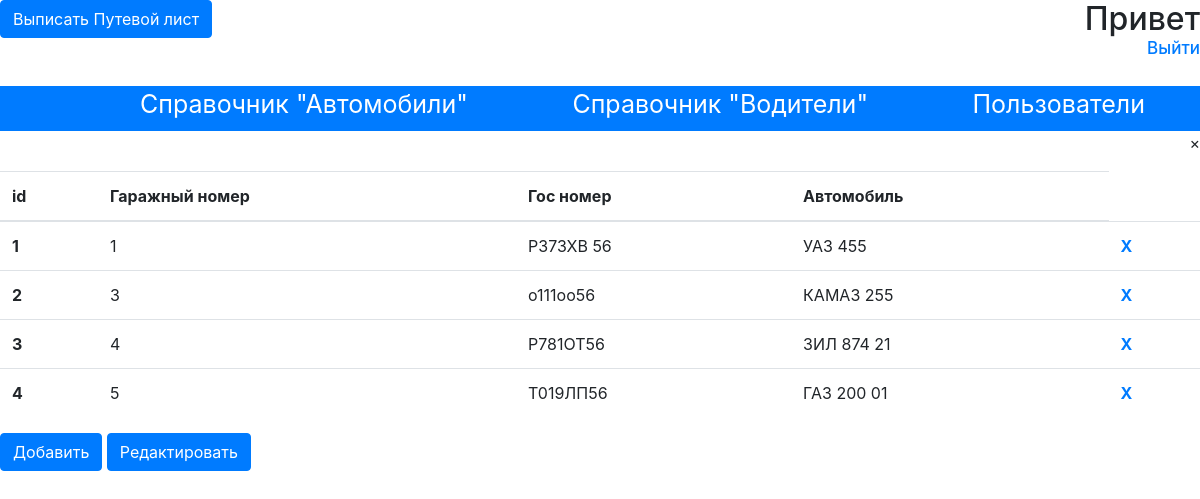
/admin.php, run on an earlier commit of the app's database.
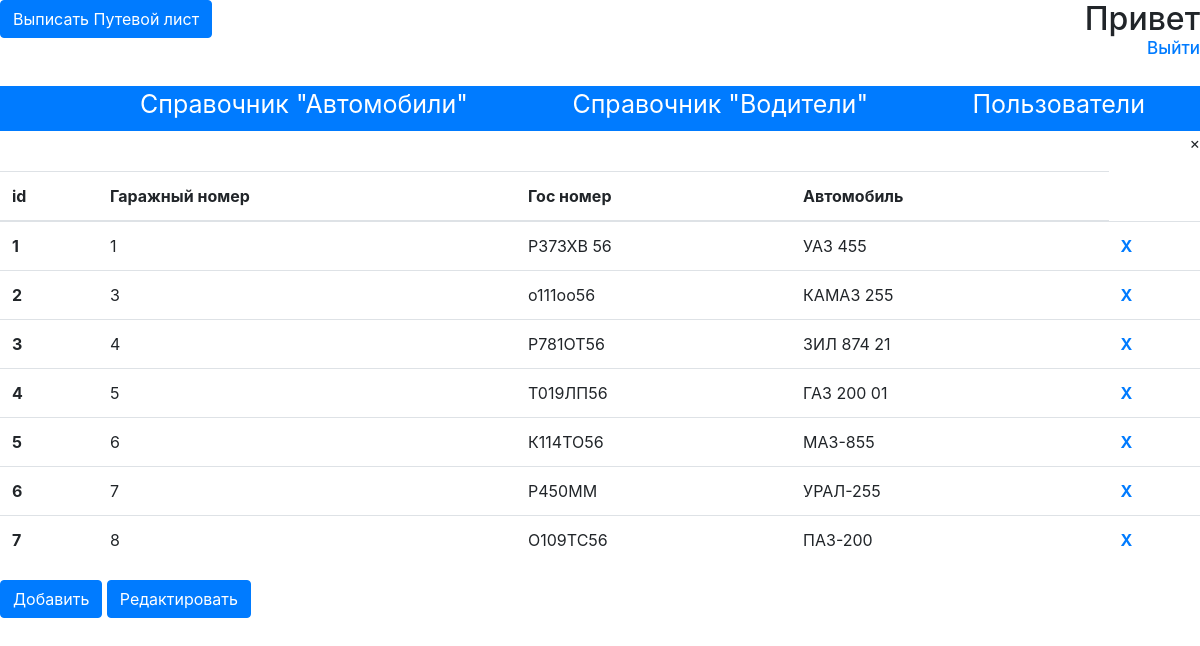
And on a later commit of the database.
### tables this page shows
CREATE TABLE `autos` (
  `id_auto` int(11) NOT NULL,
  `Гаражный номер` varchar(25) NOT NULL,
  `ГосНомер` varchar(25) NOT NULL,
  `Автомобиль` varchar(25) NOT NULL
);

### admin.php (the view, shortened to what this page needs)
<?php require_once('db.php') ?>
<?php
	$data_auto =  mysqli_query($db, "SELECT * FROM autos");
?>
<!DOCTYPE html>
<html lang="en">
<head>
	<link rel="stylesheet" href="style.css">
	<link rel="stylesheet" href="bootstrap/css/bootstrap.css">
</head>
<body>
	<h2 style="float: right;" id="add">Привет <a href="admin.php"><?php echo $_COOKIE['username']; ?></a><br> <a id="exit" href="logout.php">Выйти</a></h2>
    <a href="putevka.php" ><input type="submit" name="use" class="btn btn-primary" value="Выписать Путевой лист"> </a>
	<br> <br> <br>
	<div class="nav-bar">
		<ul>
			<li><a href="#" id="auto">Справочник "Автомобили"</a></li>
			<li><a href="#" id="sprav">Справочник "Водители"</a></li>
			<li><a href="#" id="user">Пользователи</a></li>
			<li><a href="#" id="obj">Объекты</a></li>
		</ul>
	</div>
<div class="autos">
	<p style="float: right; cursor: pointer;" id="close4">&times;</p>
	<table class="table">
		  <thead>
		    <tr>
		      <th scope="col">id</th>
		      <th scope="col">Гаражный номер</th>
		      <th scope="col">Гос номер</th>
		      <th scope="col">Автомобиль</th>
		    </tr>
		  </thead>
		  <tbody>
<?php
while($auto = mysqli_fetch_assoc($data_auto)){
?>
		    <tr>
		      <th scope="row"><?php echo $auto['id_auto'] ?></th>
		      <td><?php echo $auto['Гаражный номер'] ?></td>
		      <td><?php echo $auto['ГосНомер'] ?></td>
		      <td><?php echo $auto['Автомобиль'] ?></td>
		      <th><a href="?del=<?php echo $auto['id_auto'] ?>">X</a></th>
		    </tr>
<?php } ?>
		  </tbody>
	</table>
	<button type="button" class="btn btn-primary" data-toggle="modal" data-target="#avtoModal">
 	 Добавить
	</button>
</div>
	<button type="submit" class="btn btn-primary"  data-toggle="modal" data-target="#avtoModal_edit">
 	 Редактировать
	</button>
</body>
</html>

### style.css (style rules this page uses)
#exit { font-size: 17px; float: right; }
.user, .autos, .drivers { display: none; }
.nav-bar ul li { display: inline; }
.nav-bar ul li a { font-size: 25px; margin-left: 100px; color: #fff; text-decoration: none; }
.nav-bar { width: 100%; height: 45px; background: #007bff; }

What changed in the data, as far as the page shows it:
added autos: id_auto "5", Гаражный номер "6", ГосНомер "К114ТО56", Автомобиль "МАЗ-855"
added autos: id_auto "6", Гаражный номер "7", ГосНомер "Р450ММ", Автомобиль "УРАЛ-255"
added autos: id_auto "7", Гаражный номер "8", ГосНомер "О109ТС56", Автомобиль "ПАЗ-200"
